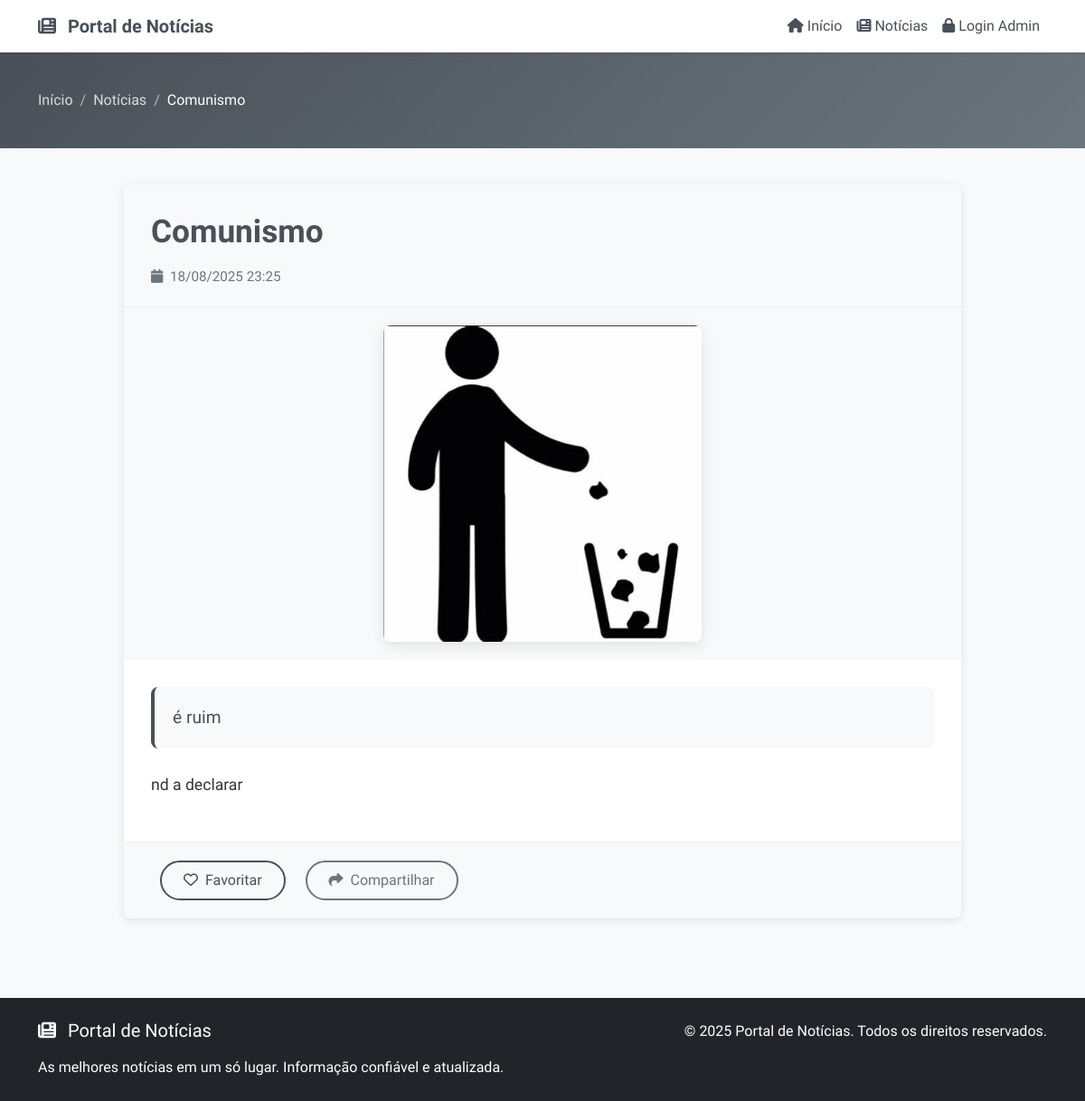
/noticia/5/, run on the app's committed database.
### noticias/models.py (models this page shows, shortened)
class Noticia(models.Model):
    titulo = models.CharField(max_length=200, verbose_name='Título')
    resumo = models.TextField(max_length=500, verbose_name='Resumo')
    conteudo = models.TextField(verbose_name='Conteúdo')
    imagem = models.ImageField(upload_to='noticias/', verbose_name='Imagem da Notícia', blank=False, null=False)
    destaque = models.BooleanField(default=False, verbose_name='Notícia em Destaque')
    relevancia_score = models.FloatField(default=0.0, verbose_name='Score de Relevância')
    palavras_chave = models.TextField(blank=True, verbose_name='Palavras-chave Extraídas')
    data_criacao = models.DateTimeField(auto_now_add=True, verbose_name='Data de Criação')
    data_publicacao = models.DateTimeField(default=timezone.now, verbose_name='Data de Publicação')
    publicada = models.BooleanField(default=True, verbose_name='Publicada')
    class Meta:
        verbose_name = 'Notícia'
        verbose_name_plural = 'Notícias'
        ordering = ['-relevancia_score', '-data_publicacao']

### noticias/views.py (the view)
# urls.py: path('noticia/<int:pk>/', views.NoticiaDetailView.as_view(), name='noticia_detalhe'),
class NoticiaDetailView(DetailView):
    model = Noticia
    template_name = 'noticias/detalhe_noticia.html'
    context_object_name = 'noticia'
    def get_queryset(self):
        return Noticia.objects.filter(publicada=True)
    def get_context_data(self, **kwargs):
        context = super().get_context_data(**kwargs)
        context['noticias_relacionadas'] = Noticia.objects.filter(
            publicada=True
        ).exclude(
            id=self.object.id
        ).order_by('-data_publicacao')[:3]
        return context

### templates/noticias/detalhe_noticia.html (shortened to what this page needs)
{% extends 'base.html' %}
{% load static %}
{% block content %}
<div class="page-header">
    <div class="container">
        <div class="row">
            <div class="col-12">
                <nav aria-label="breadcrumb">
                    <ol class="breadcrumb">
                        <li class="breadcrumb-item"><a href="{% url 'noticias:home' %}">Início</a></li>
                        <li class="breadcrumb-item"><a href="{% url 'noticias:lista_noticias' %}">Notícias</a></li>
                        <li class="breadcrumb-item active">{{ noticia.titulo|truncatechars:50 }}</li>
                    </ol>
                </nav>
            </div>
        </div>
    </div>
</div>
<div class="news-detail">
    <div class="container">
        <div class="row justify-content-center">
            <div class="col-lg-10">
                <article class="news-article">
                    <header class="article-header">
                        <h1 class="article-title">{{ noticia.titulo }}</h1>
                        <div class="article-meta">
                            <span class="article-date">
                                <i class="fas fa-calendar me-1"></i>
                                {{ noticia.data_publicacao|date:"d/m/Y H:i" }}
                            </span>
                        </div>
                    </header>
                    {% if noticia.imagem %}
                    <div class="article-image">
                        <img src="{{ noticia.imagem.url }}" alt="{{ noticia.titulo }}" class="img-fluid">
                    </div>
                    {% endif %}
                    <div class="article-content">
                        <div class="article-summary">
                            <p class="lead">{{ noticia.resumo }}</p>
                        </div>
                        <div class="article-text">
                            {{ noticia.conteudo|linebreaks }}
                        </div>
                    </div>
                    <footer class="article-footer">
                        <div class="article-actions">
                            <button class="btn btn-outline-primary me-2 favorite-btn"
                                    data-noticia-id="{{ noticia.id }}"
                                    data-bs-toggle="tooltip"
                                    title="Adicionar aos favoritos">
                                <i class="far fa-heart me-1"></i>
                                <span>Favoritar</span>
                            </button>
                            <button class="btn btn-outline-secondary share-btn"
                                    data-url="{{ request.build_absolute_uri }}"
                                    data-title="{{ noticia.titulo }}"
                                    data-bs-toggle="tooltip"
                                    title="Compartilhar notícia">
                                <i class="fas fa-share me-1"></i>
                                Compartilhar
                            </button>
                        </div>
                    </footer>
                </article>
            </div>
        </div>
    </div>
</div>
{% endblock %}

### static/css/style.css (style rules this page uses)
* { margin: 0; padding: 0; box-sizing: border-box; }
body { font-family: 'Georgia', serif; line-height: 1.6; color: #333; background-color: #f8f9fa; }
.page-header { background: linear-gradient(135deg, #495057 0%, #6c757d 100%); color: white; padding: 40px 0; }
.breadcrumb { background: transparent; padding: 0; margin: 0; }
.breadcrumb-item a { color: rgba(255,255,255,0.8); text-decoration: none; }
.breadcrumb-item.active { color: white; }
.breadcrumb-item + .breadcrumb-item::before { color: rgba(255,255,255,0.6); }
.news-detail { padding: 40px 0; background-color: #f8f9fa; }
.news-article { background: white; border-radius: 8px; box-shadow: 0 2px 10px rgba(0,0,0,0.1); overflow: hidden; }
.article-header { padding: 30px 30px 20px; border-bottom: 1px solid #e9ecef; background: #f8f9fa; }
.article-title { font-size: 2.2rem; font-weight: bold; color: #495057; margin-bottom: 15px; line-height: 1.3; }
.article-meta { display: flex; gap: 20px; color: #6c757d; font-size: 0.95rem; }
.article-image { margin: 0; padding: 20px; text-align: center; background: #f8f9fa; }
.article-image img { max-width: 100%; height: auto; max-height: 350px; object-fit: contain; border-radius: 8px; box-shadow: 0 4px 15px rgba(0,0,0,0.1); }
.article-content { padding: 30px; background: white; }
.article-summary { margin-bottom: 25px; padding: 20px; background: #f8f9fa; border-radius: 8px; border-left: 4px solid #495057; }
.article-summary .lead { font-size: 1.2rem; color: #495057; font-weight: 500; margin: 0; line-height: 1.5; }
.article-text { font-size: 1.1rem; line-height: 1.8; color: #333; text-align: justify; }
.article-footer { padding: 20px 30px; border-top: 1px solid #e9ecef; background-color: #f8f9fa; }
.article-actions .btn { padding: 10px 20px; font-weight: 500; border-radius: 6px; transition: all 0.3s ease; margin: 0 10px; }
.article-actions .btn-outline-primary { border: 2px solid #495057; color: #495057; background: transparent; }
.article-actions .btn-outline-secondary { border: 2px solid #6c757d; color: #6c757d; background: transparent; }
.btn-outline-primary { color: #495057; border-color: #495057; }
.btn-outline-secondary { color: #6c757d; border-color: #6c757d; }
.article-actions .btn { transition: all 0.3s ease; border-radius: 25px; padding: 0.5rem 1.5rem; font-weight: 500; }
.favorite-btn { border-color: #dc3545; color: #dc3545; }
.share-btn { border-color: #6c757d; color: #6c757d; }

### data on the page
Noticia: titulo "Comunismo", data_publicacao "18/08/2025 23:25", imagem (picture), resumo "é ruim", conteudo "nd a declarar"
